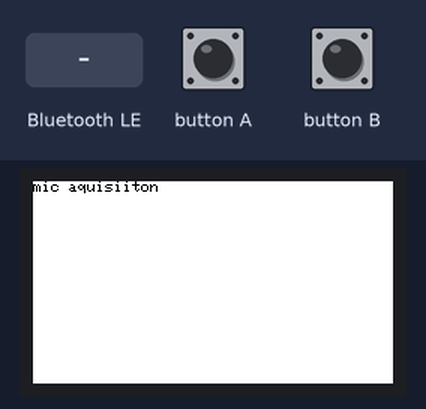
This sketch was run on a simulated ESP32. Shown: 240×135 colour display. The inputs (shaded band) are chosen by the test bench. I2S audio is not simulated (input reads silence); nothing arrives over Bluetooth unless stated; a phone connects over Bluetooth LE 3 s after start; what the sketch prints to the serial monitor is not drawn.

Above: at 0.2 s.
At 3.7 s:
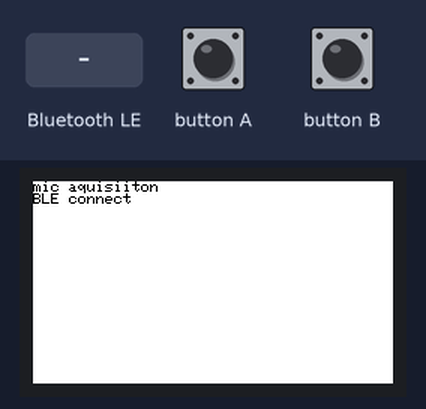
3.8 s: Bluetooth LE write "a" received
At 4.8 s:
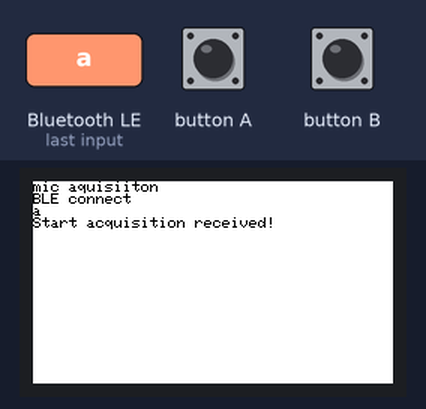
Timing chart, 0 to 6.0 s (numbered marks = the images above; inputs shaded):
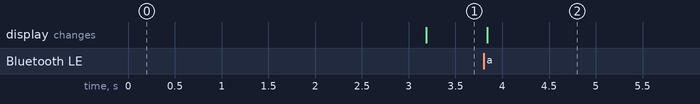

Measured:
- after the input at 3.8 s, the display: changes at once (image 2)

The sketch:

M5Stick_BLE.ino
```cpp
#include <M5StickCPlus.h>
#include <driver/i2s.h>
#include <BLEDevice.h>
#include <BLEUtils.h>
#include <BLEServer.h>
#include <BLE2902.h>
#include <ArduinoJson.h>

//BLE Defines
#define DEVICE_NAME         "m5-stack"
#define SERVICE_UUID        "c48aec0d-0962-43f5-b5a6-b2051d7bfca6"
#define CHARACTERISTIC_UUID "c48aec0d-0962-43f5-b5a6-b2051d7bfca6"

BLEServer* pServer = NULL;
BLECharacteristic* pCharacteristic = NULL;
bool deviceConnected = false;
bool startAcquisitionFlag = false; // Global flag

//MIC defines
#define PIN_CLK     0
#define PIN_DATA    34
#define READ_LEN    (2 * 16384)
#define SAMPLE_RATE_HIGH 44100
#define SAMPLE_RATE_LOW 11025
#define GAIN_FACTOR 30
uint8_t BUFFER[READ_LEN] = {0};

//General global variables
uint16_t oldy[160];
int16_t *adcBuffer = NULL;
uint16_t sr = SAMPLE_RATE_LOW;

//BLE callbacks
//Callback on connection
class MyServerCallbacks: public BLEServerCallbacks {
    void onConnect(BLEServer* pServer) {
      M5.Lcd.println("BLE connect");
      deviceConnected = true;
    };

    void onDisconnect(BLEServer* pServer) {
      M5.Lcd.println("BLE disconnect");
      deviceConnected = false;
    };
};


//displays signal preview in display
//just shows the first 160 samples of aquisition
void showSignal() {
    int y;
    for (int n = 0; n < 160; n++) {
        y = adcBuffer[n] * GAIN_FACTOR;
        y = map(y, INT16_MIN, INT16_MAX, 10, 70);
        M5.Lcd.drawPixel(n, oldy[n], WHITE);
        M5.Lcd.drawPixel(n, y, BLACK);
        oldy[n] = y;
    }
}


//Callback to read and write BLE messages
class MyCallbacks: public BLECharacteristicCallbacks {
  void onRead(BLECharacteristic *pCharacteristic) {
    //M5.Lcd.println("Tx to RPI");
    pCharacteristic->setValue("Message from M5Stick");
  }

  void onWrite(BLECharacteristic *pCharacteristic) {
    //M5.Lcd.println("Rx from RPI");
    std::string value = pCharacteristic->getValue();
    M5.Lcd.println(value.c_str());

    // Set the flag when receiving the "a" message
    if (value == "a") {
    M5.Lcd.println("Start acquisition received!");
    startAcquisitionFlag = true;
    }
    else if (value == "h") {
    M5.Lcd.println("Higher sampling rate!");
    sr = SAMPLE_RATE_HIGH;
    i2sInit();
    }
    else if (value == "l") {
    M5.Lcd.println("Lower sampling rate!");
    sr = SAMPLE_RATE_LOW;
    i2sInit();
    }
  }
};


//microphone inicialization
//microphone comunicates through I2C protocol
void i2sInit() {
  i2s_driver_uninstall(I2S_NUM_0);
    i2s_config_t i2s_config = {
        .mode = (i2s_mode_t)(I2S_MODE_MASTER | I2S_MODE_RX | I2S_MODE_PDM),
        .sample_rate = sr,
        .bits_per_sample =
            I2S_BITS_PER_SAMPLE_16BIT,  // is fixed at 12bit, stereo, MSB
        .channel_format = I2S_CHANNEL_FMT_ALL_RIGHT,
#if ESP_IDF_VERSION > ESP_IDF_VERSION_VAL(4, 1, 0)
        .communication_format = I2S_COMM_FORMAT_STAND_I2S,
#else
        .communication_format = I2S_COMM_FORMAT_I2S,
#endif
        .intr_alloc_flags = ESP_INTR_FLAG_LEVEL1,
        .dma_buf_count    = 2,
        .dma_buf_len      = 128,
    };

    i2s_pin_config_t pin_config;

#if (ESP_IDF_VERSION > ESP_IDF_VERSION_VAL(4, 3, 0))
    pin_config.mck_io_num = I2S_PIN_NO_CHANGE;
#endif

    pin_config.bck_io_num   = I2S_PIN_NO_CHANGE;
    pin_config.ws_io_num    = PIN_CLK;
    pin_config.data_out_num = I2S_PIN_NO_CHANGE;
    pin_config.data_in_num  = PIN_DATA;

    i2s_driver_install(I2S_NUM_0, &i2s_config, 0, NULL);
    i2s_set_pin(I2S_NUM_0, &pin_config);
    i2s_set_clk(I2S_NUM_0, sr, I2S_BITS_PER_SAMPLE_16BIT, I2S_CHANNEL_MONO);
}

//initial setup of: display, BLE and microphone
void setup() {
    M5.begin();

    //set display
    M5.Lcd.setRotation(3);
    M5.Lcd.fillScreen(WHITE);
    M5.Lcd.setTextColor(BLACK, WHITE);
    M5.Lcd.println("mic aquisiiton");

    //BLE start
    //M5.Lcd.println("BLE start.");
    BLEDevice::init(DEVICE_NAME);
    BLEServer *pServer = BLEDevice::createServer();
    pServer->setCallbacks(new MyServerCallbacks());
    BLEService *pService = pServer->createService(SERVICE_UUID);
    pCharacteristic = pService->createCharacteristic(
                                           CHARACTERISTIC_UUID,
                                           BLECharacteristic::PROPERTY_READ |
                                           BLECharacteristic::PROPERTY_WRITE |
                                           BLECharacteristic::PROPERTY_NOTIFY |
                                           BLECharacteristic::PROPERTY_INDICATE
                                         );
    pCharacteristic->setCallbacks(new MyCallbacks());
    pCharacteristic->addDescriptor(new BLE2902());

    pService->start();
    BLEAdvertising *pAdvertising = pServer->getAdvertising();
    pAdvertising->start();
    //M5.Lcd.println("BLE running.");

    //MIC comms iniciated
    i2sInit();
}

void loop() {
    int y;
    size_t bytesread;

    M5.update();  // Read the press state of the key.

    if(startAcquisitionFlag) {
        //M5.Lcd.println("A pressed");
        //Mic aquisition
        i2s_read(I2S_NUM_0, (char *)BUFFER, READ_LEN, &bytesread,
                 (100 / portTICK_RATE_MS));
        adcBuffer = (int16_t *)BUFFER;
        showSignal();

        //Serial.println(READ_LEN);

        //send data through BLE
        StaticJsonDocument<2048> doc;
        JsonArray data = doc.createNestedArray("data");
        char str3[1024];

        //divide data in packages of 100 samples to not overrun BLE buffer
        for (int m = 0; m < int(READ_LEN/200); m++) {    //only right microphone has useful info

          data.clear();
          for (int n = 0; n < 100; n++) {
              //M5.Lcd.println(adcBuffer[m*100+n]);
              y = adcBuffer[m*100+n] * GAIN_FACTOR;
              y = map(y, INT16_MIN, INT16_MAX, -100, 100);
              data.add(y);
              Serial.println(y); //to sample data with arduino IDE plot tool
          }

          serializeJson(doc, str3);
          if (deviceConnected == true) {
            //send data
            pCharacteristic->setValue(str3);
            pCharacteristic->notify();
          }
        }
        // Reset the flag after the acquisition is done
        startAcquisitionFlag = false;

    }
}
```
